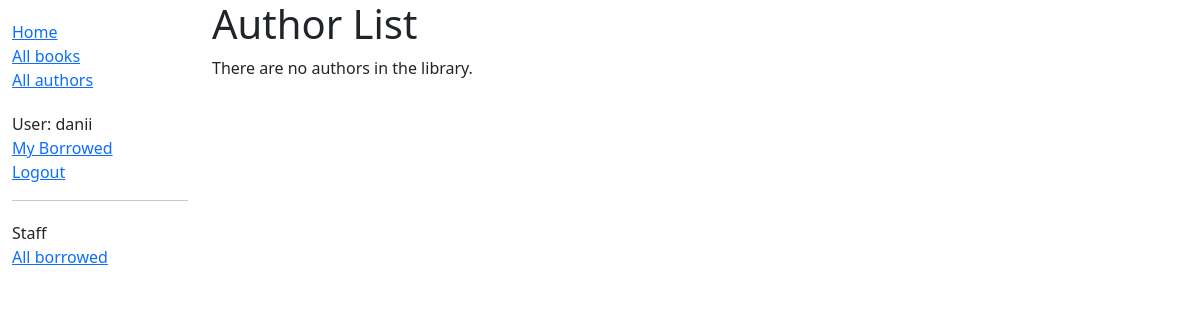
Page /catalog/authors/ (signed in) on the earlier database version.
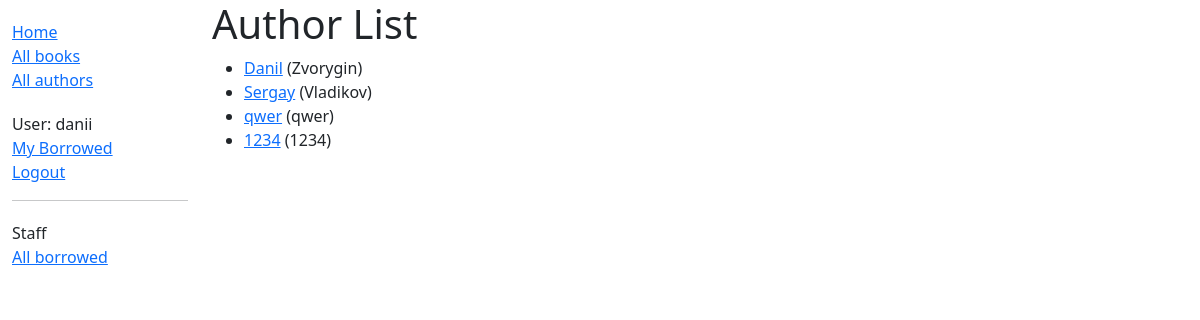
Same page on the later database version.
### catalog/models.py (models this page shows, shortened)
class Author(models.Model):
    first_name = models.CharField(max_length=100)
    last_name = models.CharField(max_length=100)
    date_of_birth = models.DateField(null=True, blank=True)
    date_of_death = models.DateField('Died', null=True, blank=True)
    def get_absolute_url(self):
        return reverse('author-detail', args=[str(self.id)])

### catalog/views.py (the view)
class AuthorListView(generic.ListView):
    model = Author
    paginate_by = 10

### catalog/templates/catalog/author_list.html
{% extends "base_generic.html" %}
{% block content %}
    <h1>Author List</h1>
    {% if author_list %}
    <ul>
      {% for author in author_list %}
      <li>
        <a href="{{ author.get_absolute_url }}">{{ author.first_name }}</a> ({{author.last_name}})
      </li>
      {% endfor %}
    </ul>
    {% else %}
      <p>There are no authors in the library.</p>
    {% endif %}
{% endblock %}

Differences in the rows shown:
added Author: first_name "Danil", last_name "Zvorygin"
added Author: first_name "Sergay", last_name "Vladikov"
added Author: first_name "qwer", last_name "qwer"
added Author: first_name "1234", last_name "1234"
Other differences:
text no longer shown: "There are no authors in the library."
